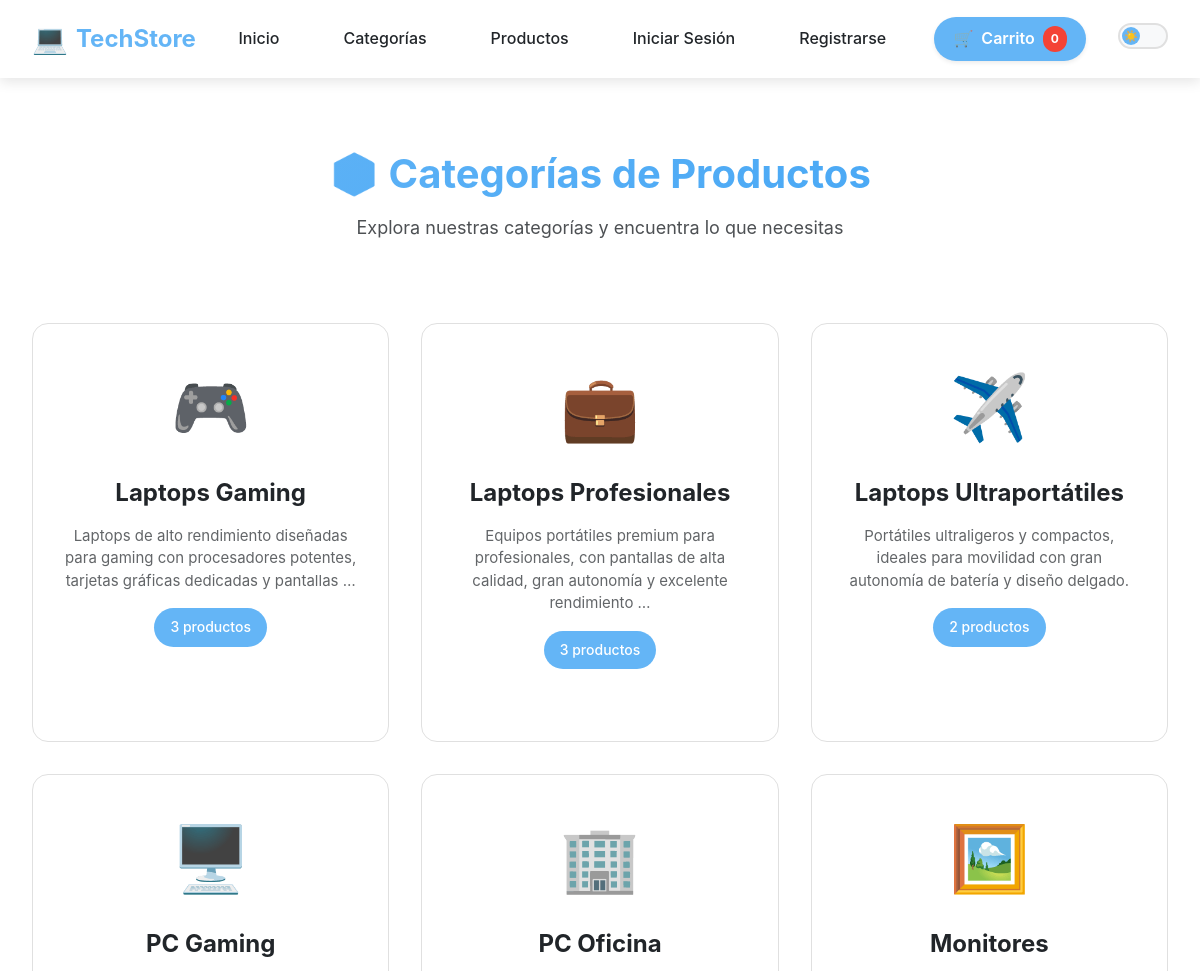
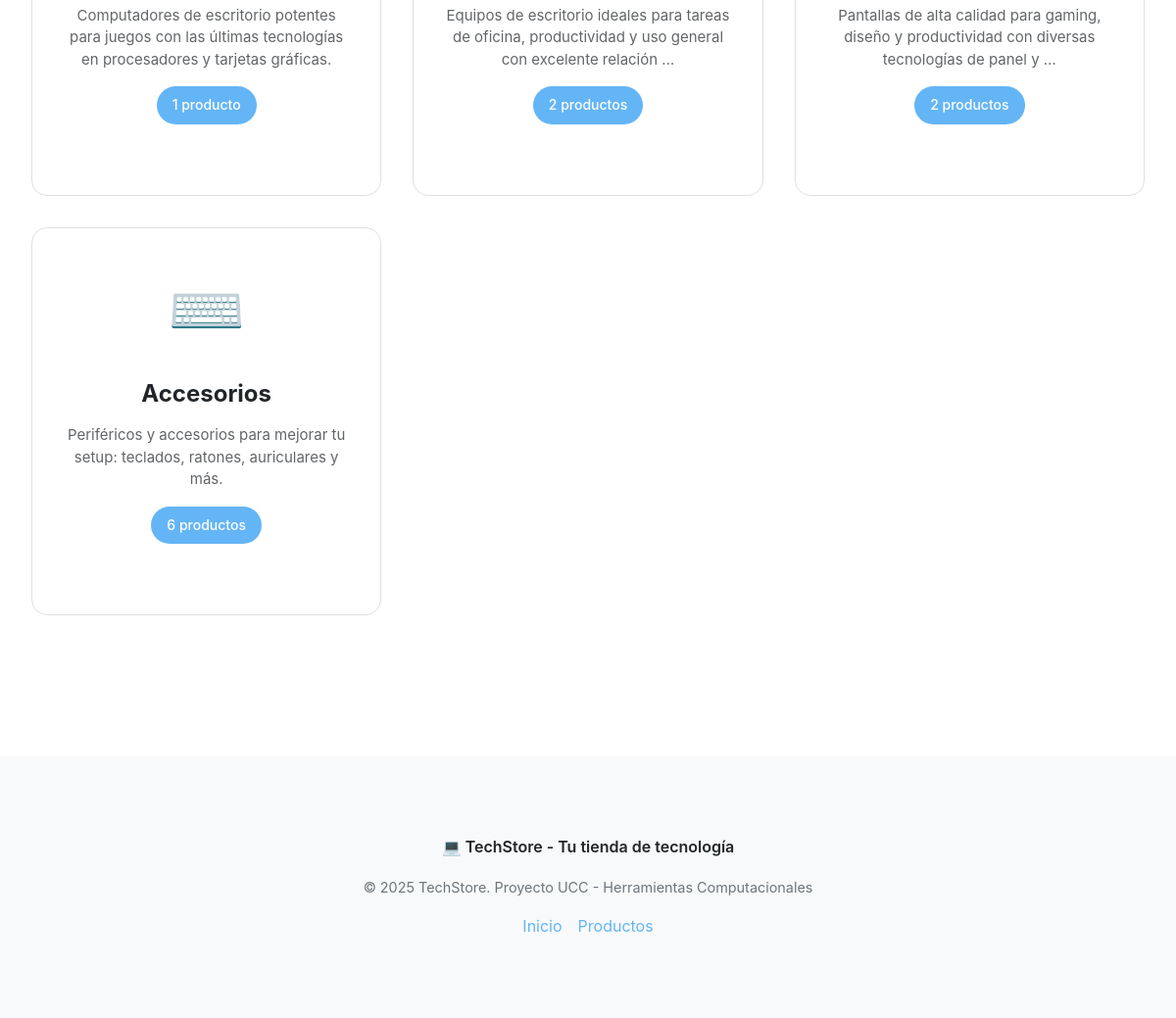
Page /categorias/ on the committed database (2 pictures, top to bottom).
### crud_app/models.py (models this page shows, shortened)
class Categoria(models.Model):
    nombre = models.CharField(max_length=100, unique=True)
    slug = models.SlugField(max_length=100, unique=True, blank=True)
    descripcion = models.TextField(blank=True, help_text="Descripción de la categoría")
    icono = models.CharField(max_length=50, default="📦", help_text="Emoji o código del icono")
    imagen = models.ImageField(upload_to='categorias/', blank=True, null=True)
    activa = models.BooleanField(default=True)
    orden = models.PositiveIntegerField(default=0, help_text="Orden de visualización")
    creado_el = models.DateTimeField(auto_now_add=True)
    actualizado_el = models.DateTimeField(auto_now=True)
    class Meta:
        ordering = ['orden', 'nombre']
        verbose_name = 'Categoría'
        verbose_name_plural = 'Categorías'

### crud_app/views.py (the view)
# urls.py: path('categorias/', views.categorias_lista, name='categorias_lista'),
def categorias_lista(request):
    categorias = Categoria.objects.filter(activa=True).order_by('orden', 'nombre')
    for categoria in categorias:
        categoria.productos_count = categoria.productos.filter(stock__gt=0).count()
    context = {
        'categorias': categorias,
    }
    return render(request, 'crud_app/categorias.html', context)

### crud_app/templates/crud_app/categorias.html (shortened to what this page needs)
{% extends 'crud_app/base.html' %}
{% load static %}
{% block contenido %}
<div class="container">
    <div class="page-header">
        <h1>📦 Categorías de Productos</h1>
        <p>Explora nuestras categorías y encuentra lo que necesitas</p>
    </div>
    <div class="categories-grid">
        {% for categoria in categorias %}
        <a href="{% url 'categoria_detalle' categoria.slug %}" class="category-card">
            <div class="category-icon">{{ categoria.icono }}</div>
            <h3>{{ categoria.nombre }}</h3>
            <p>{{ categoria.descripcion|truncatewords:15 }}</p>
            <div class="category-count">
                {{ categoria.productos_count }} producto{{ categoria.productos_count|pluralize }}
            </div>
        </a>
        {% empty %}
        <div class="empty-state">
            <div class="empty-icon">📭</div>
            <p>No hay categorías disponibles</p>
        </div>
        {% endfor %}
    </div>
</div>
{% endblock %}

### static/css/styles.css (style rules this page uses)
:root { --primary-bg: #ffffff; --secondary-bg: #f8f9fa; --card-bg: #ffffff; --text-primary: #212529; --text-secondary: #6c757d; --border-color: #e0e0e0; --accent-blue: #64b5f6; --accent-blue-hover: #42a5f5; --accent-blue-light: #e3f2fd; --success: #4caf50; --success-hover: #45a049; --warning: #ff9800; --danger: #f44336; --danger-hover: #da190b; --info: #2196f3; --shadow-sm: 0 2px 4px rgba(0, 0, 0, 0.08); --shadow-md: 0 4px 12px rgba(0, 0, 0, 0.1); --shadow-lg: 0 8px 24px rgba(0, 0, 0, 0.12); --transition-fast: 0.15s ease; --transition-normal: 0.3s ease; --transition-slow: 0.5s ease; --spacing-xs: 0.5rem; --spacing-sm: 1rem; --spacing-md: 1.5rem; --spacing-lg: 2rem; --spacing-xl: 3rem; --radius-sm: 6px; --radius-md: 10px; --radius-lg: 16px; --radius-full: 9999px; }
* { margin: 0; padding: 0; box-sizing: border-box; }
html { scroll-behavior: smooth; }
body { font-family: -apple-system, BlinkMacSystemFont, 'Segoe UI', Roboto, 'Helvetica Neue', Arial, sans-serif; background-color: var(--primary-bg); color: var(--text-primary); line-height: 1.6; transition: background-color var(--transition-normal), color var(--transition-normal); min-height: 100vh; }
.container { max-width: 1400px; margin: 0 auto; padding: 2rem; }

### crud_app/templates/crud_app/categorias.html (style rules this page uses)
.page-header { text-align: center; margin-bottom: 3rem; padding: 2rem 0; }
.page-header h1 { font-size: 2.5rem; margin-bottom: 0.5rem; background: linear-gradient(135deg, var(--accent-blue), var(--accent-blue-hover)); -webkit-background-clip: text; -webkit-text-fill-color: transparent; background-clip: text; }
.page-header p { font-size: 1.125rem; opacity: 0.8; }
.categories-grid { display: grid; grid-template-columns: repeat(auto-fill, minmax(280px, 1fr)); gap: 2rem; margin-bottom: 3rem; }
.category-card { background: var(--card-bg); border: 1px solid var(--border-color); border-radius: 16px; padding: 2rem; text-align: center; transition: all 0.3s ease; text-decoration: none; color: inherit; display: flex; flex-direction: column; align-items: center; position: relative; overflow: hidden; }
.category-card::before { content: ''; position: absolute; top: 0; left: 0; right: 0; height: 4px; background: linear-gradient(90deg, var(--accent-blue), var(--accent-blue-hover)); transform: scaleX(0); transition: transform 0.3s ease; }
.category-icon { font-size: 4rem; margin-bottom: 1rem; transition: transform 0.3s ease; }
.category-card h3 { font-size: 1.5rem; margin-bottom: 0.75rem; color: var(--text-primary); }
.category-card p { font-size: 0.9375rem; opacity: 0.7; margin-bottom: 1rem; line-height: 1.5; }
.category-count { display: inline-block; padding: 0.5rem 1rem; background: var(--accent-blue); color: white; border-radius: 20px; font-weight: 500; font-size: 0.875rem; margin-bottom: 1rem; }

### rows in the picture
Categoria: icono "🎮", nombre "Laptops Gaming", descripcion "Laptops de alto rendimiento diseñadas para gaming con procesadores potentes, tarjetas gráficas dedicadas y pantallas …", productos_count "3"
Categoria: icono "💼", nombre "Laptops Profesionales", descripcion "Equipos portátiles premium para profesionales, con pantallas de alta calidad, gran autonomía y excelente rendimiento …", productos_count "3"
Categoria: icono "✈️", nombre "Laptops Ultraportátiles", descripcion "Portátiles ultraligeros y compactos, ideales para movilidad con gran autonomía de batería y diseño delgado.", productos_count "2"
Categoria: icono "🖥️", nombre "PC Gaming", descripcion "Computadores de escritorio potentes para juegos con las últimas tecnologías en procesadores y tarjetas gráficas.", productos_count "1"
Categoria: icono "🏢", nombre "PC Oficina", descripcion "Equipos de escritorio ideales para tareas de oficina, productividad y uso general con excelente relación …", productos_count "2"
Categoria: icono "🖼️", nombre "Monitores", descripcion "Pantallas de alta calidad para gaming, diseño y productividad con diversas tecnologías de panel y …", productos_count "2"
Categoria: icono "⌨️", nombre "Accesorios", descripcion "Periféricos y accesorios para mejorar tu setup: teclados, ratones, auriculares y más.", productos_count "6"
